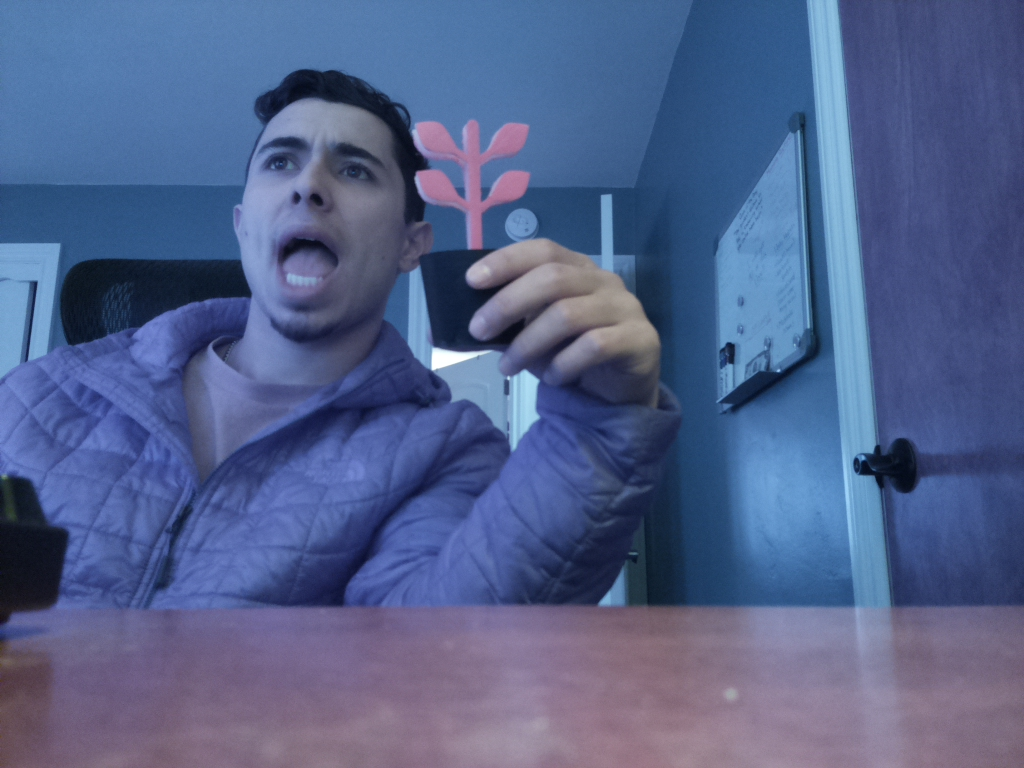
#> input picture Mondo/Test_Images/image1.jpg, 1024 x 768 px, found by its file name; its folder holds only this picture in this run
$ python Contour_Class.py
#> lines starting #> are read from the running program, lines starting #| are printed output that depends on the picture; after the words box and inside, x2 and y2 are one past the last pixel; in counts of white or black regions, pixels touching at a corner belong together
import numpy as np
import cv2 as cv
from matplotlib import pyplot as plt
import os

file_path = 'D:\\PAAC\\Test_Images'

## Show all contoured images in folder
##    show_all_contours()
## Show contour for single image
##    show_contours(image_name)
## Prints number of .png and .jpg images in folder
##    c.number_of_files

class Contour:
    def __init__(self, image_folder_path):
        self.image_folder_path = image_folder_path
        self.image_list = []
        self.number_of_files = 0

    def __call__(self):
        for file in os.listdir(self.image_folder_path):
            if file.endswith(".jpg") or file.endswith(".png"):
                self.image_list.append(file)
                self.number_of_files += 1

    def show_all_contours(self):
        for file in self.image_list:
            image_file = self.image_folder_path + "\\" + file
            image = cv.imread(image_file)
            self.show_contours(image)

    def nothing(self):
        pass

    def binary_version(self):
        for file in self.image_list:

            image_file = self.image_folder_path + "\\" + file
            image = cv.imread(image_file)
#> image is the input picture: shape (768, 1024, 3); mean B, G, R 139.3, 97.3, 82.4
            imgray = cv.cvtColor(image, cv.COLOR_BGR2GRAY)
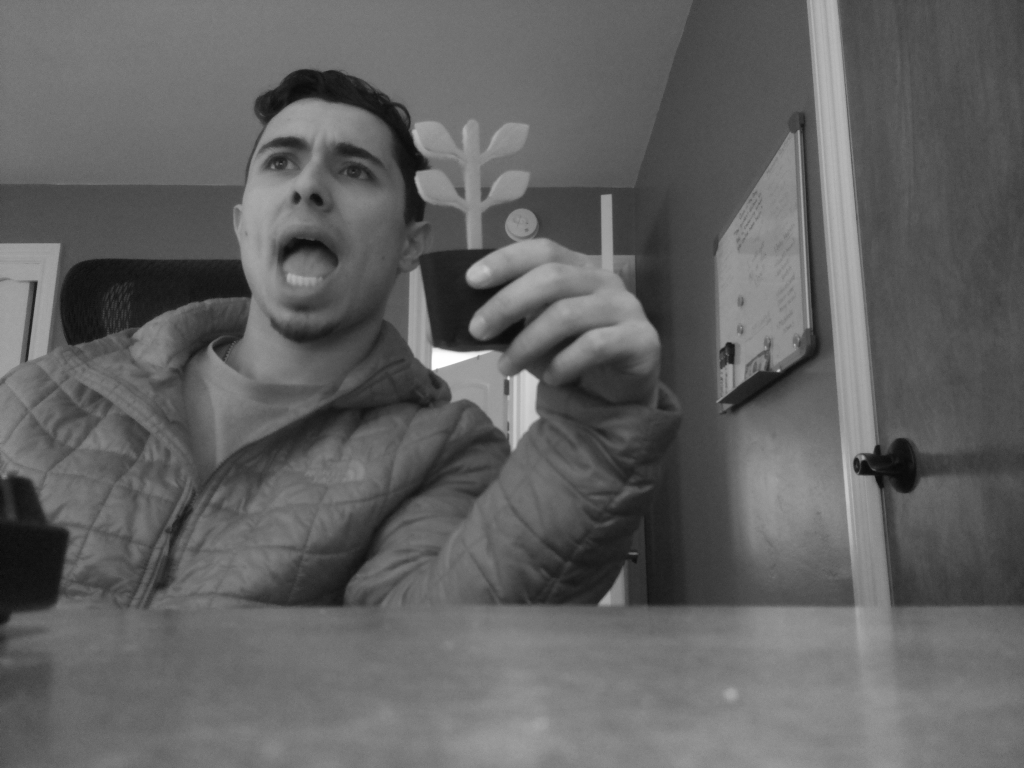
#> imgray: shape (768, 1024); min 9, max 255, mean 97.6

            while True:
                cv.createTrackbar('low_value','thresholding', 0, 255, self.nothing())
                cv.createTrackbar('high_value', 'thresholding', 0, 255, self.nothing())

                ret,thresh1 = cv.threshold(imgray,50,100,cv.THRESH_BINARY)
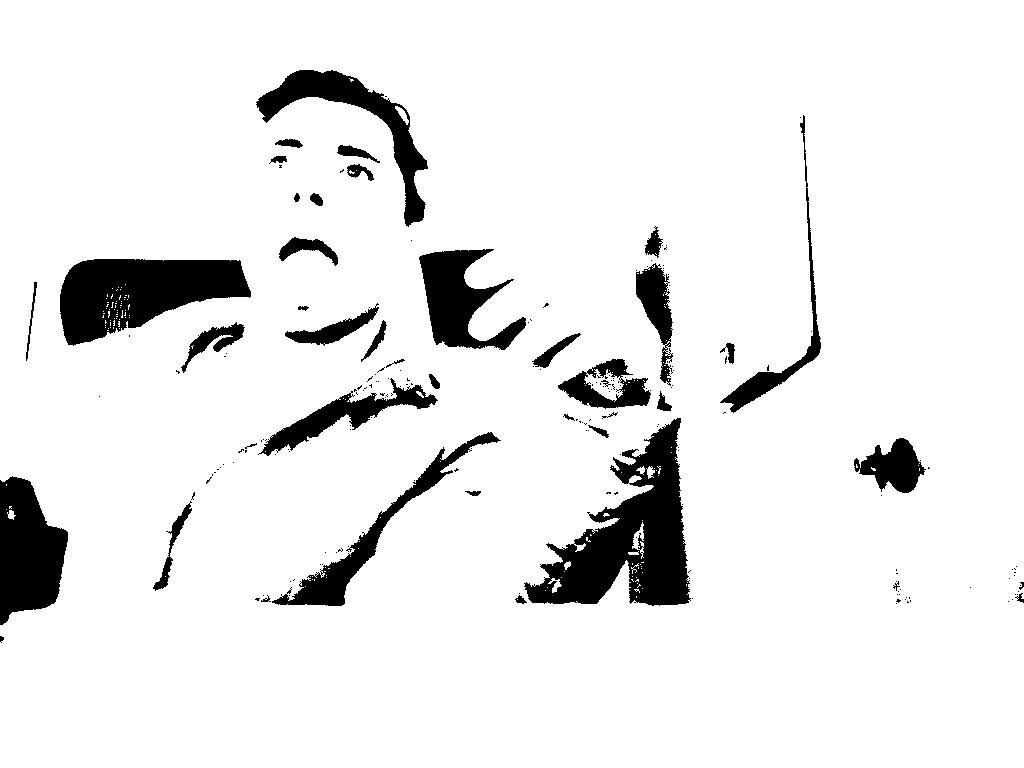
#> thresh1: shape (768, 1024); values 0 (black) and 100 (white), 91.7% white; 202 black regions (161 under 20 px), largest, box (x1, y1, x2, y2) and area: (524, 418, 691, 606) 14057, (60, 259, 251, 346) 10474, (0, 476, 68, 625) 7039

                cv.imshow('Threshold',thresh1)
                cv.imshow('Original',image)

                k = cv.waitKey(0)
#> (key Esc is pressed here)
                if k==0:
                    cv.destroyAllWindows()

    def show_contours(self, image):
        imgray = cv.cvtColor(image, cv.COLOR_BGR2GRAY)

        edges = cv.Canny(imgray,100,200)

        cv.imshow('original',image)
        cv.imshow('edges',edges)

        k = cv.waitKey(0)
        if k==27:
            cv.destroyAllWindows()

c = Contour(file_path)
c()
##c.show_all_contours()
c.binary_version()


print(c.number_of_files)

$ run again, on Mondo/Test_Images/image13.jpg
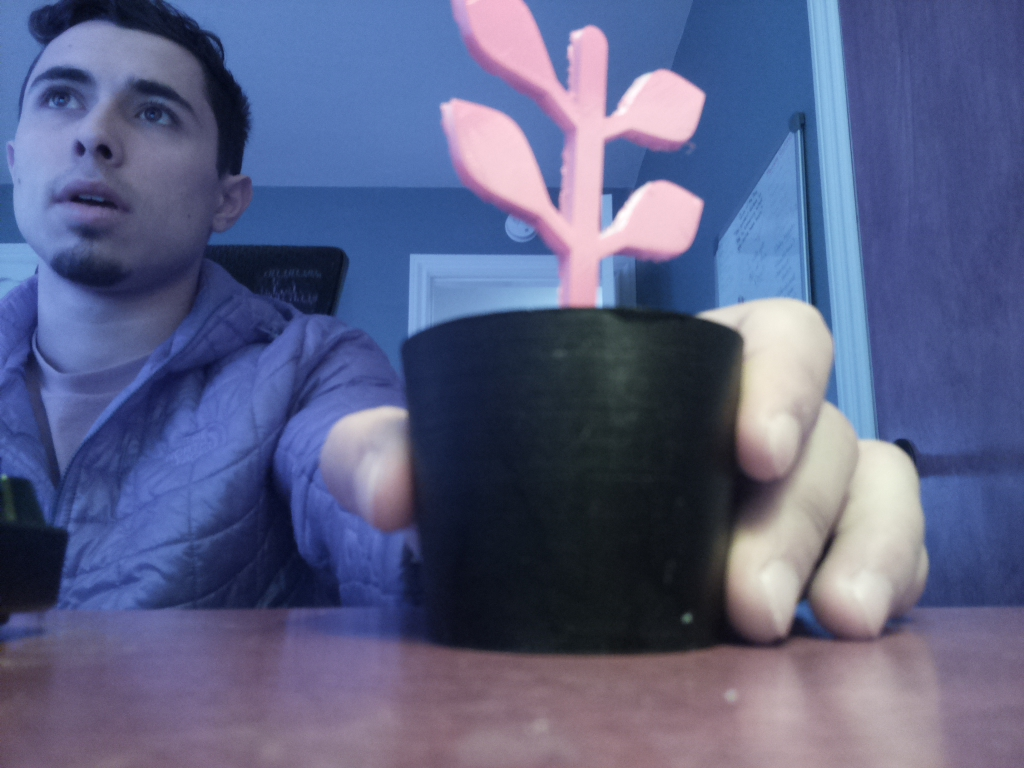
#> input picture Mondo/Test_Images/image13.jpg, 1024 x 768 px, found by its file name
#> in binary_version, image is the input picture: shape (768, 1024, 3); mean B, G, R 133.1, 96.7, 90.7
#> in binary_version, `imgray = cv.cvtColor(image, cv.COLOR_BGR2GRAY)`:
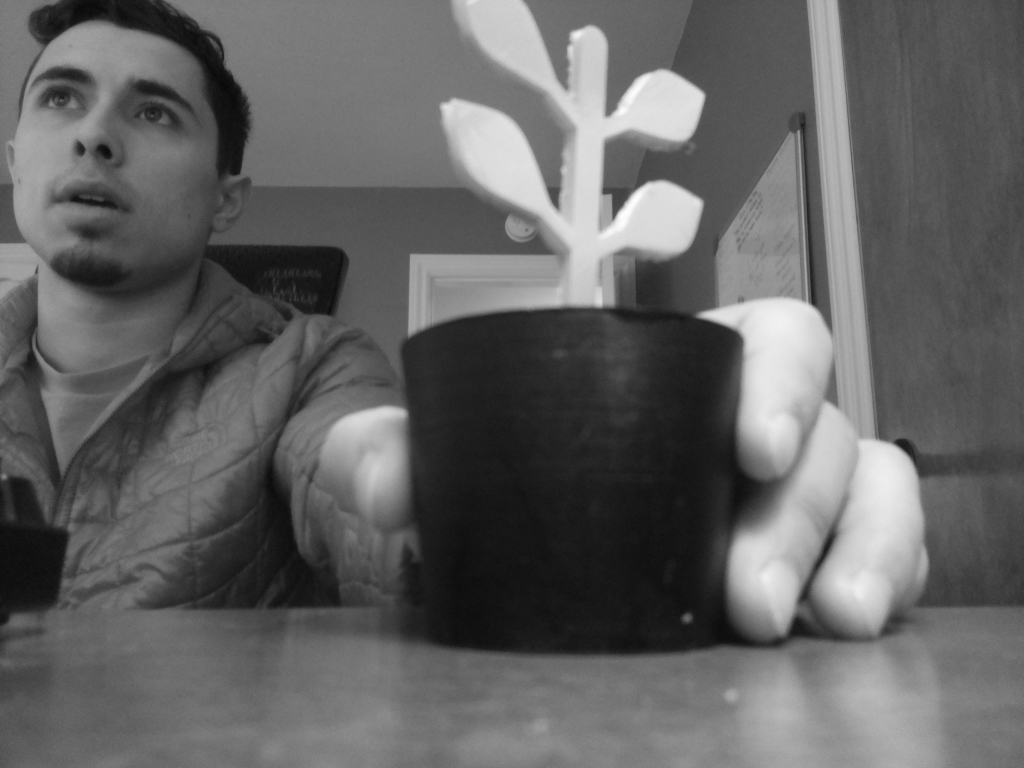
#> imgray: shape (768, 1024); min 8, max 254, mean 99.1
#> in binary_version, `ret,thresh1 = cv.threshold(imgray,50,100,cv.THRESH_BINARY)`:
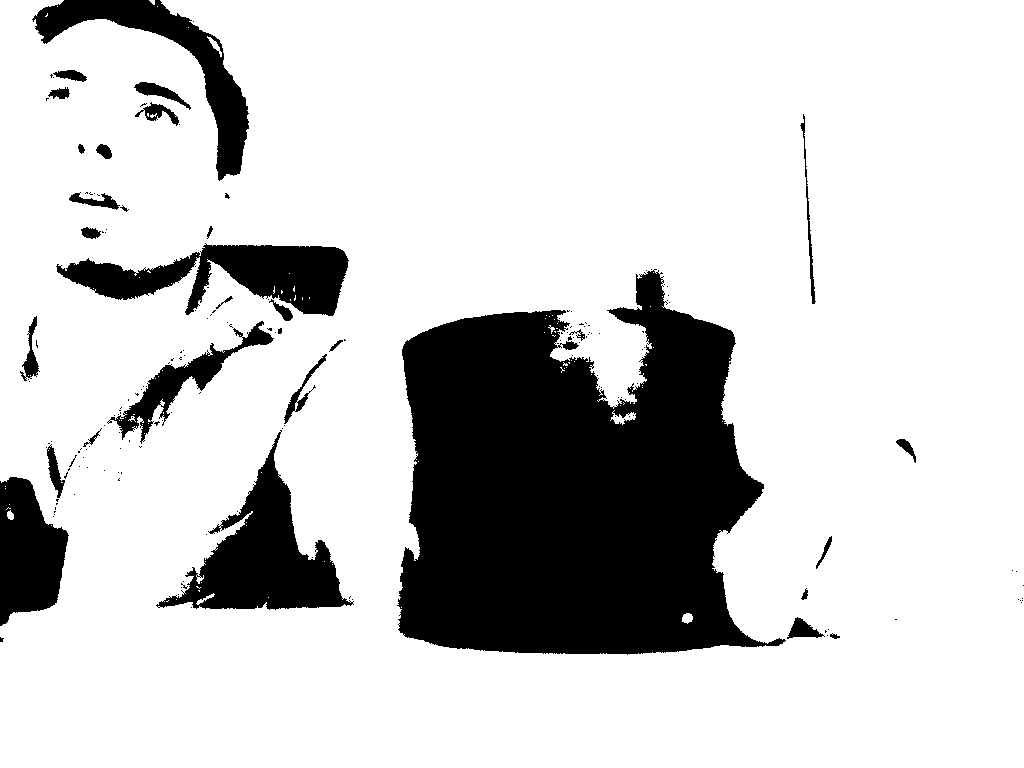
#> thresh1: shape (768, 1024); values 0 (black) and 100 (white), 80.7% white; 176 black regions (145 under 20 px), largest, box (x1, y1, x2, y2) and area: (397, 269, 786, 655) 103697, (156, 430, 354, 610) 12642, (56, 243, 349, 316) 10710

$ run again, on Mondo/Test_Images/image15.jpg
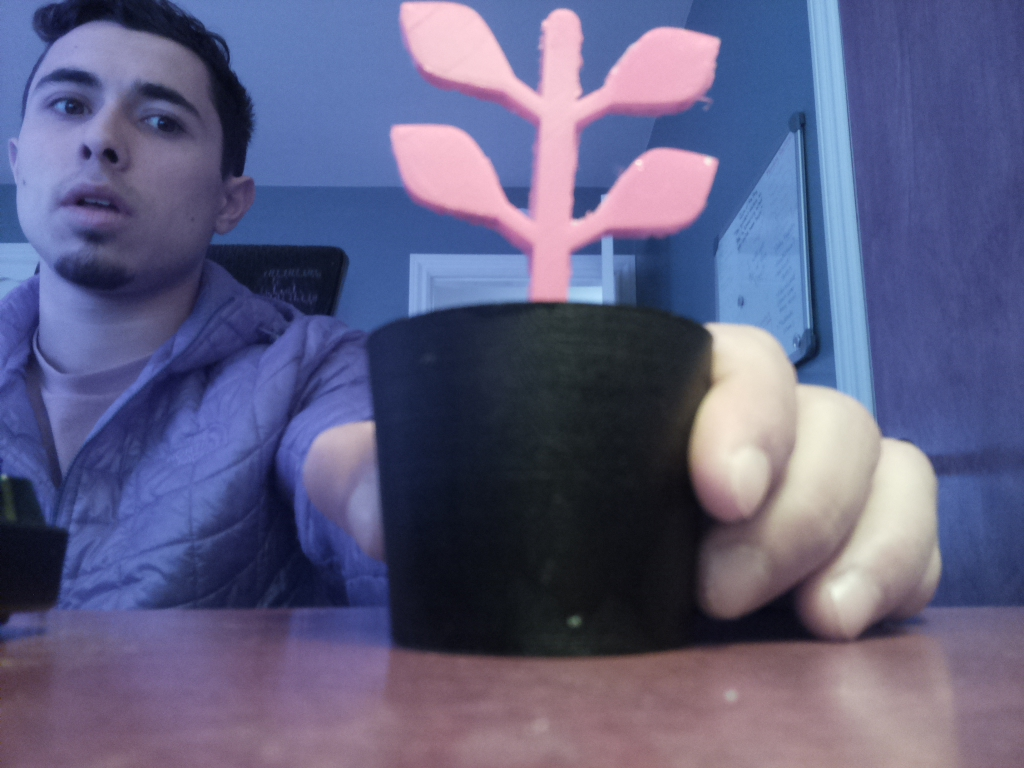
#> input picture Mondo/Test_Images/image15.jpg, 1024 x 768 px, found by its file name
#> in binary_version, image is the input picture: shape (768, 1024, 3); mean B, G, R 129.6, 95, 95.4
#> in binary_version, `imgray = cv.cvtColor(image, cv.COLOR_BGR2GRAY)`:
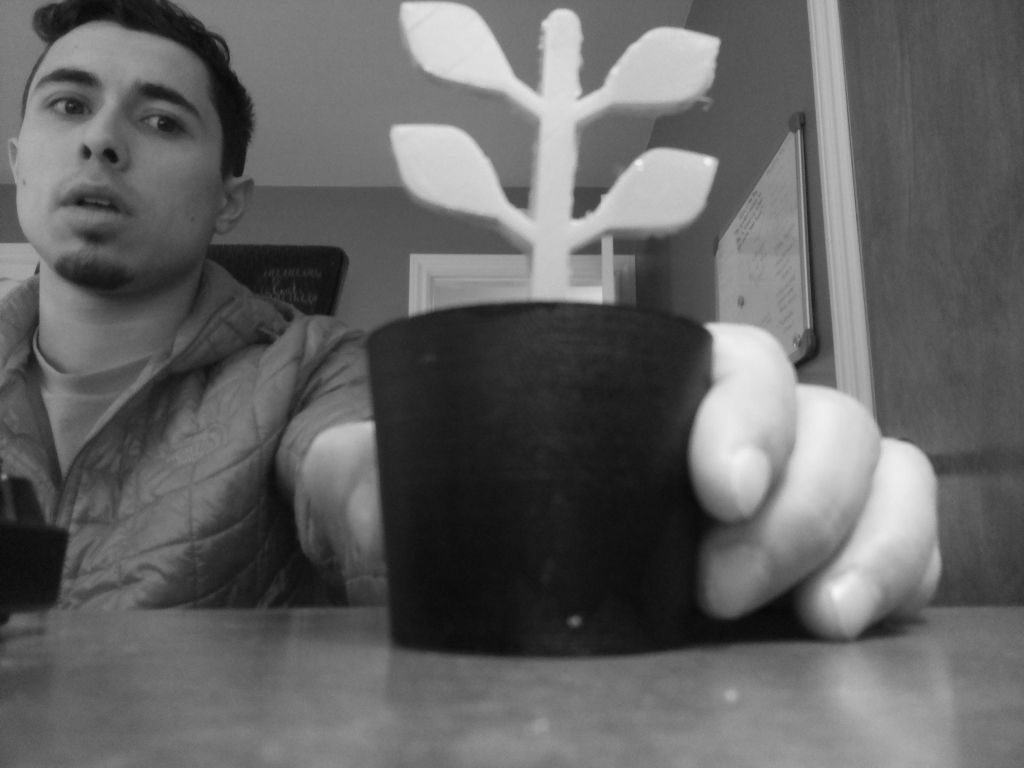
#> imgray: shape (768, 1024); min 6, max 246, mean 99.1
#> in binary_version, `ret,thresh1 = cv.threshold(imgray,50,100,cv.THRESH_BINARY)`:
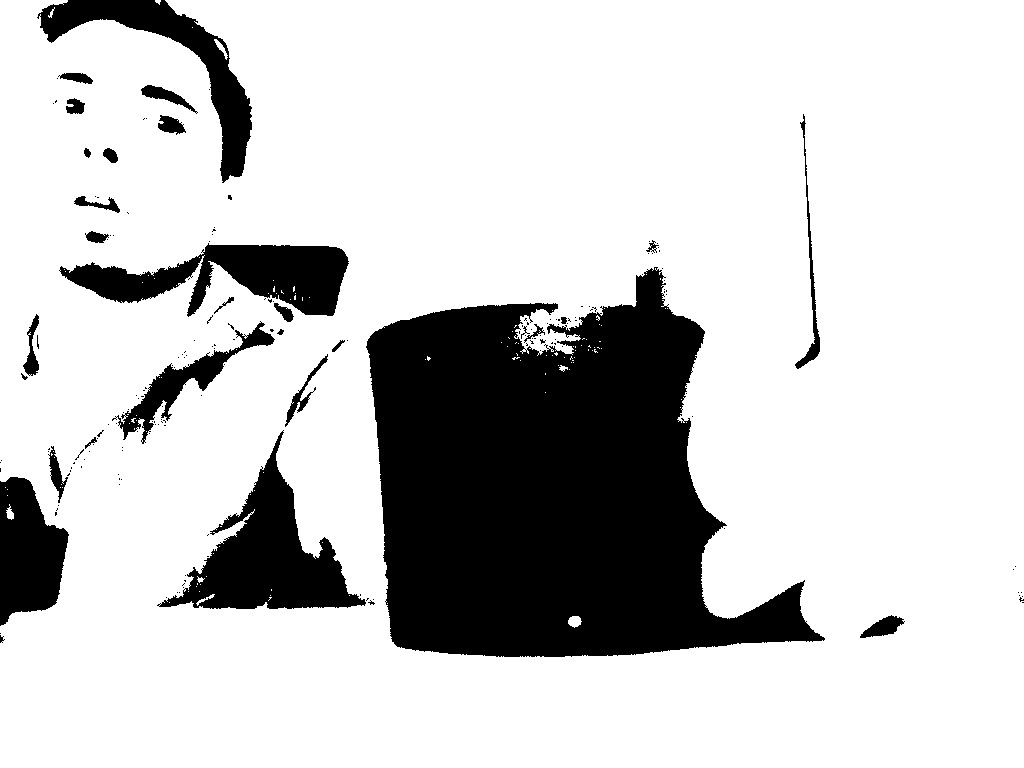
#> thresh1: shape (768, 1024); values 0 (black) and 100 (white), 79.6% white; 185 black regions (155 under 20 px), largest, box (x1, y1, x2, y2) and area: (366, 267, 825, 657) 111664, (157, 430, 366, 609) 13311, (59, 243, 349, 317) 10658
